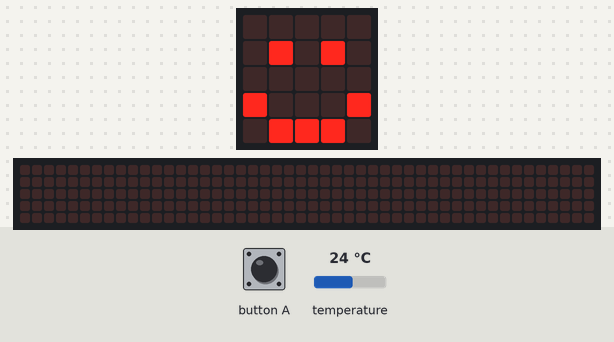
The program below on a simulated BBC micro:bit (MakeCode). Shown: the board's 5×5 LED display, a strip that is not on the board, showing the scrolling text unrolled. The inputs (shaded band) are chosen by the test bench; at power-on: temperature 24 °C. The 48×5 strip is a reading aid, not a part: it shows the text the display is scrolling, unrolled, one strip-width of it at a time.

Above: at 1.8 s.
1.9 s: button A pressed for 0.15 s
At 5.8 s:
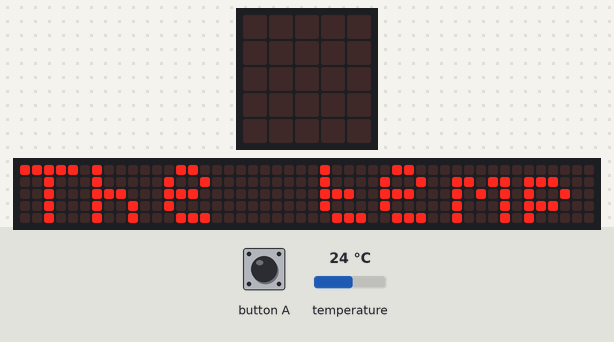
At 26.9 s:
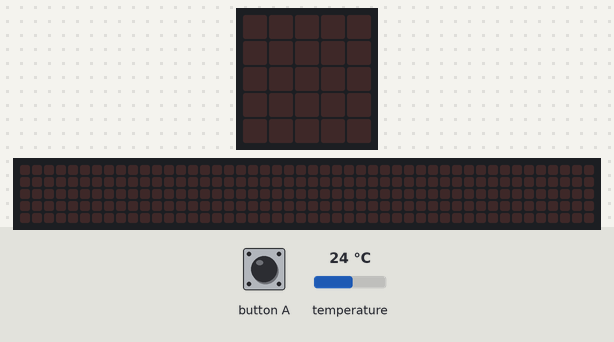

The program:

main.ts
```typescript
// (licence header left out)
let currentTemperature: number
let currentTemperatureIntoKelvin: number

basic.clearScreen()
basic.showIcon(IconNames.Happy)

input.onButtonPressed(Button.A, function () {
  // get light value
  currentTemperature = input.temperature()
  currentTemperatureIntoKelvin = (currentTemperature + 273.15)
  currentTemperatureIntoKelvin = Math.round(currentTemperatureIntoKelvin)

  // output answer
  basic.clearScreen()
  basic.showString('The temperature is: ' + currentTemperatureIntoKelvin.toString() + ' K.')
})
```

Measured:
- after the input at 1.9 s, the display: changes after 0.15 s (image 1)
- what the display in image 1 shows lasts 0.8 s, from 5.2 s to 6.0 s
